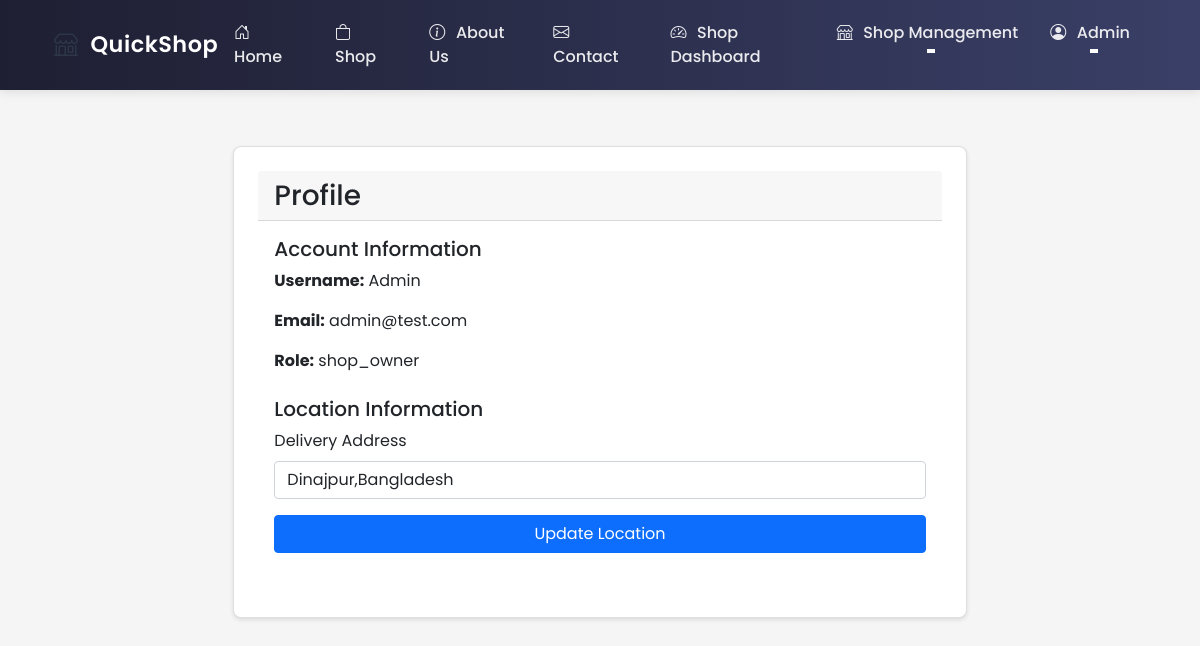
Before: /profile (signed in) with the older database file.
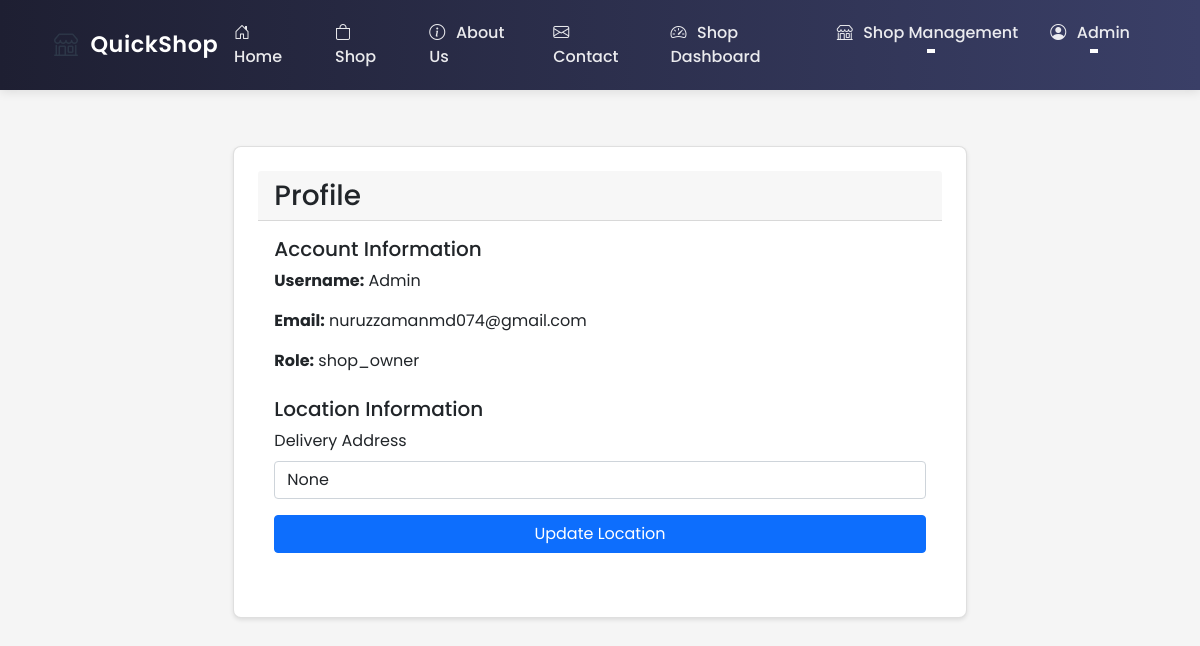
After: the same page with the newer database file.
### ecommerce/models/user.py (models this page shows, shortened)
class User(UserMixin, db.Model):
    id = db.Column(db.Integer, primary_key=True)
    username = db.Column(db.String(80), unique=True, nullable=False)
    email = db.Column(db.String(120), unique=True, nullable=False)
    password_hash = db.Column(db.String(128))
    role = db.Column(db.String(20), nullable=False, default='user')  # user, shop_owner, delivery, admin
    location_lat = db.Column(db.Float)
    location_lng = db.Column(db.Float)
    address = db.Column(db.String(200))
    created_at = db.Column(db.DateTime, default=datetime.utcnow)
    updated_at = db.Column(db.DateTime, default=datetime.utcnow, onupdate=datetime.utcnow)
    is_active = db.Column(db.Boolean, default=True)
    orders = db.relationship('Order', lazy=True, foreign_keys='Order.customer_id')
    shop = db.relationship('Shop', backref='owner', lazy=True, uselist=False)
    deliveries = db.relationship('Order', backref='assigned_delivery_person', lazy=True,
                               foreign_keys='Order.delivery_person_id')

### ecommerce/routes/auth.py (the view, shortened to what this page needs)
@auth_bp.route('/profile', methods=['GET', 'POST'])
@login_required
def profile():
    return render_template('auth/profile.html')

### ecommerce/templates/auth/profile.html (shortened to what this page needs)
{% extends "base.html" %}
{% block content %}
<div class="container mt-4">
    <div class="row justify-content-center">
        <div class="col-md-8">
            <div class="card">
                <div class="card-header">
                    <h3 class="mb-0">Profile</h3>
                </div>
                <div class="card-body">
                    <div class="mb-4">
                        <h5>Account Information</h5>
                        <p><strong>Username:</strong> {{ current_user.username }}</p>
                        <p><strong>Email:</strong> {{ current_user.email }}</p>
                        <p><strong>Role:</strong> {{ current_user.role }}</p>
                    </div>
                    <div class="mb-4">
                        <h5>Location Information</h5>
                        <form method="POST">
                            <div class="mb-3">
                                <label for="address" class="form-label">Delivery Address</label>
                                <input type="text" class="form-control" id="address" name="address"
                                       value="{{ current_user.address }}" required>
                            </div>
                            <div class="d-grid">
                                <button type="submit" class="btn btn-primary">Update Location</button>
                            </div>
                        </form>
                    </div>
                </div>
            </div>
        </div>
    </div>
</div>
{% endblock %}

### ecommerce/templates/base.html (shortened to what the changed rows need)
<!DOCTYPE html>
<html lang="en">
<head>
    <link href="https://cdn.jsdelivr.net/npm/bootstrap@5.1.3/dist/css/bootstrap.min.css" rel="stylesheet">
    <link rel="stylesheet" href="https://cdn.jsdelivr.net/npm/bootstrap-icons@1.7.2/font/bootstrap-icons.css">
    <link rel="stylesheet" href="{{ url_for('static', filename='css/style.css') }}">
</head>
<body class="d-flex flex-column min-vh-100">
    <nav class="navbar navbar-expand-lg navbar-light">
        <div class="container">
            <div class="collapse navbar-collapse" id="navbarNav">
                <ul class="navbar-nav ms-auto">
                    {% if current_user.is_authenticated %}
                        {% if current_user.role == 'admin' %}
                        <li class="nav-item">
                            <a class="nav-link" href="{{ url_for('admin.dashboard') }}">
                                <i class="bi bi-speedometer2"></i> Admin Panel
                            </a>
                        </li>
                        <li class="nav-item dropdown">
                            <a class="nav-link dropdown-toggle" href="#" role="button" data-bs-toggle="dropdown">
                                <i class="bi bi-gear"></i> Manage
                            </a>
                            <ul class="dropdown-menu">
                                <li><a class="dropdown-item" href="{{ url_for('admin.orders') }}">
                                    <i class="bi bi-box-seam"></i> Orders
                                </a></li>
                                <li><a class="dropdown-item" href="{{ url_for('admin.manage_shops') }}">
                                    <i class="bi bi-shop"></i> Shops
                                </a></li>
                                <li><a class="dropdown-item" href="{{ url_for('admin.settings') }}">
                                    <i class="bi bi-gear"></i> Settings
                                </a></li>
                            </ul>
                        </li>
                        {% elif current_user.role == 'shop_owner' %}
                        <li class="nav-item">
                            <a class="nav-link" href="{{ url_for('shop.dashboard') }}">
                                <i class="bi bi-speedometer2"></i> Shop Dashboard
                            </a>
                        </li>
                        <li class="nav-item dropdown">
                            <a class="nav-link dropdown-toggle" href="#" role="button" data-bs-toggle="dropdown">
                                <i class="bi bi-shop"></i> Shop Management
                            </a>
                        </li>
                        {% endif %}
                        <li class="nav-item dropdown">
                            <a class="nav-link dropdown-toggle" href="#" role="button" data-bs-toggle="dropdown">
                                <i class="bi bi-person-circle"></i> {{ current_user.username }}
                            </a>
                        </li>
                    {% endif %}
                </ul>
            </div>
        </div>
    </nav>
    <main class="flex-shrink-0">
        {% block content %}{% endblock %}
    </main>
</body>
</html>

Changed rows visible on the page:
changed User "Admin": email "admin@test.com" → "nuruzzamanmd074@gmail.com"; address "Dinajpur,Bangladesh" → "None"
